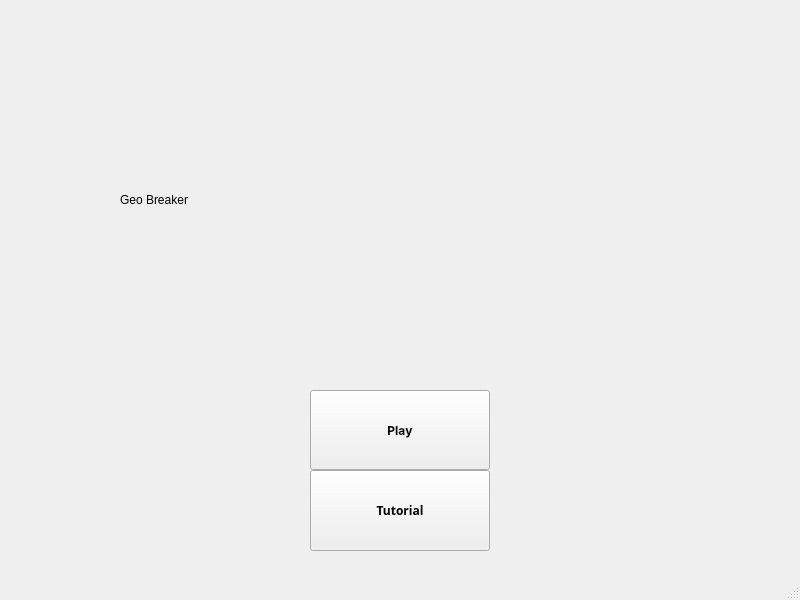
<?xml version="1.0" encoding="UTF-8"?>
<ui version="4.0">
 <class>MainWindow</class>
 <widget class="QMainWindow" name="MainWindow">
  <property name="enabled">
   <bool>true</bool>
  </property>
  <property name="geometry">
   <rect>
    <x>0</x>
    <y>0</y>
    <width>800</width>
    <height>600</height>
   </rect>
  </property>
  <property name="sizePolicy">
   <sizepolicy hsizetype="Fixed" vsizetype="Fixed">
    <horstretch>0</horstretch>
    <verstretch>0</verstretch>
   </sizepolicy>
  </property>
  <property name="windowTitle">
   <string>MainWindow</string>
  </property>
  <widget class="QWidget" name="centralwidget">
   <widget class="QLabel" name="menuBackground">
    <property name="geometry">
     <rect>
      <x>0</x>
      <y>0</y>
      <width>800</width>
      <height>600</height>
     </rect>
    </property>
    <property name="text">
     <string/>
    </property>
    <property name="pixmap">
     <pixmap resource="resources.qrc">:/images/assets/menu_background.jpg</pixmap>
    </property>
    <property name="scaledContents">
     <bool>true</bool>
    </property>
   </widget>
   <widget class="QPushButton" name="Tutorial">
    <property name="geometry">
     <rect>
      <x>310</x>
      <y>470</y>
      <width>180</width>
      <height>81</height>
     </rect>
    </property>
    <property name="sizePolicy">
     <sizepolicy hsizetype="Preferred" vsizetype="Preferred">
      <horstretch>0</horstretch>
      <verstretch>0</verstretch>
     </sizepolicy>
    </property>
    <property name="font">
     <font>
      <family>SF Pro Rounded</family>
      <bold>true</bold>
     </font>
    </property>
    <property name="text">
     <string>Tutorial</string>
    </property>
   </widget>
   <widget class="QPushButton" name="play">
    <property name="geometry">
     <rect>
      <x>310</x>
      <y>390</y>
      <width>180</width>
      <height>80</height>
     </rect>
    </property>
    <property name="font">
     <font>
      <family>SF Pro Display</family>
      <bold>true</bold>
      <kerning>false</kerning>
     </font>
    </property>
    <property name="autoFillBackground">
     <bool>false</bool>
    </property>
    <property name="styleSheet">
     <string notr="true"/>
    </property>
    <property name="text">
     <string>Play</string>
    </property>
    <property name="iconSize">
     <size>
      <width>10</width>
      <height>16</height>
     </size>
    </property>
   </widget>
   <widget class="QLabel" name="imageLabel">
    <property name="enabled">
     <bool>true</bool>
    </property>
    <property name="geometry">
     <rect>
      <x>120</x>
      <y>10</y>
      <width>560</width>
      <height>380</height>
     </rect>
    </property>
    <property name="text">
     <string>Geo Breaker</string>
    </property>
    <property name="scaledContents">
     <bool>true</bool>
    </property>
   </widget>
   <zorder>menuBackground</zorder>
   <zorder>layoutWidget</zorder>
   <zorder>Tutorial</zorder>
   <zorder>play</zorder>
   <zorder>imageLabel</zorder>
  </widget>
  <widget class="QMenuBar" name="menubar">
   <property name="geometry">
    <rect>
     <x>0</x>
     <y>0</y>
     <width>800</width>
     <height>22</height>
    </rect>
   </property>
  </widget>
  <widget class="QStatusBar" name="statusbar"/>
 </widget>
 <resources>
  <include location="resources.qrc"/>
 </resources>
 <connections/>
</ui>
